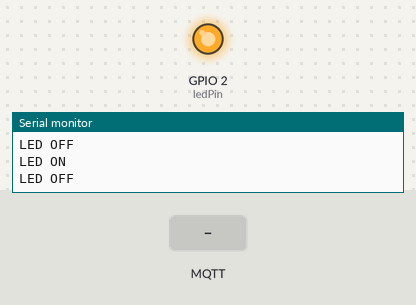
A sketch run on a simulated ESP8266 (NodeMCU). Parts: output pins drawn as LEDs (lit = HIGH), the last lines printed to the serial monitor. The test bench sets the inputs (shaded band). WiFi joins after 1.5 s; servers stay silent unless stated; no MQTT or app messages arrive unless stated.

Above: at 10.4 s.
10.5 s: MQTT message "eoghan123" arrives on the second subscribed topic
At 11.7 s:
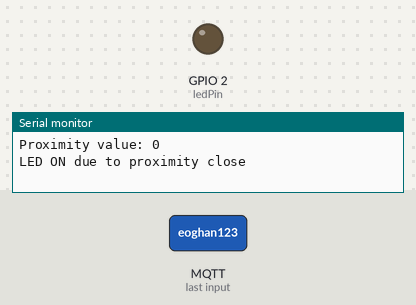
12.0 s: MQTT message "90" arrives on the first subscribed topic
At 12.8 s:
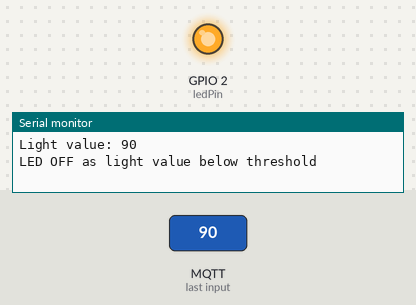
Timing chart, 0 to 14.5 s (numbered marks = the images above; inputs shaded):
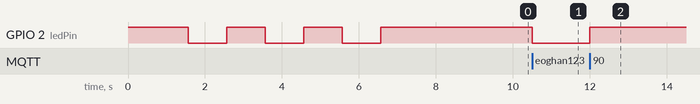

Measured:
- after the input at 10.5 s, GPIO 2 (ledPin): HIGH → LOW at once
- after the input at 12.0 s, GPIO 2 (ledPin): LOW → HIGH at once
- by itself, GPIO 2 (ledPin): alternates HIGH for 1.0 s and LOW for 1.0 s, 6 changes in all, then stays HIGH

The sketch:

esp_mqtt.ino
```cpp
#include <Arduino.h>
#include <ESP8266WiFi.h>  // Include this for ESP8266
// #include <WiFi.h>       // Include this for ESP32
#include <PubSubClient.h>

// WiFi credentials
const char *ssid = "Tenda_6B8D00";
// const char *password = "eoghan123";

// MQTT Broker settings
const char* mqtt_server = "930094acb7da4acfbf5761b3ac2c7c90.s1.eu.hivemq.cloud";
const int mqtt_port = 8883;
const char* mqtt_user = "";
const char* mqtt_password = "";

// MQTT Topics
const char* light_topic = "a00287845/device/android/sensors/light";
const char* proximity_topic = "a00287845/device/android/sensors/proximity";

WiFiClient espClient;
PubSubClient client(espClient);

const int ledPin = LED_BUILTIN;  // Use built-in LED pin

void setup_wifi() {
  delay(10);
  Serial.println();
  Serial.print("Connecting to WiFi SSID: ");
  Serial.println(ssid);

  WiFi.begin(ssid);

  while (WiFi.status() != WL_CONNECTED) {
    delay(500);
    Serial.print(".");
  }

  Serial.println("\nWiFi connected");
  Serial.print("IP address: ");
  Serial.println(WiFi.localIP());
}

void blinkLED(int count, int duration) {
  for (int i = 0; i < count; i++) {
    digitalWrite(ledPin, LOW);  // Turn on LED (active low)
    Serial.println("LED ON");
    delay(duration);
    digitalWrite(ledPin, HIGH); // Turn off LED
    Serial.println("LED OFF");
    delay(duration);
  }
}

void reconnect() {
  while (!client.connected()) {
    Serial.println("Attempting MQTT connection...");
    // Attempt to connect
    if (client.connect("ArduinoClient", mqtt_user, mqtt_password)) {
      Serial.println("Connected to MQTT Broker!");
      client.subscribe(light_topic);
      client.subscribe(proximity_topic);
      Serial.println("Subscribed to topics:");
      Serial.println(light_topic);
      Serial.println(proximity_topic);
      blinkLED(3, 1000);  // Blink 3 times with 1000ms on and 1000ms off
    } else {
      Serial.print("Failed, rc=");
      Serial.print(client.state());
      Serial.println(" try again in 5 seconds");
      delay(5000);
    }
  }
}

void callback(char* topic, byte* payload, unsigned int length) {
  Serial.print("Message arrived [");
  Serial.print(topic);
  Serial.print("] ");

  String messageTemp;

  for (int i = 0; i < length; i++) {
    messageTemp += (char)payload[i];
  }
  Serial.print("Payload: ");
  Serial.println(messageTemp);

  if (String(topic) == light_topic) {
    int lightValue = messageTemp.toInt();
    Serial.print("Light value: ");
    Serial.println(lightValue);
    if (lightValue > 400) {  // Example threshold
      digitalWrite(ledPin, LOW);  // Turn on LED (active low)
      Serial.println("LED ON due to light value above threshold");
    } else {
      digitalWrite(ledPin, HIGH);  // Turn off LED
      Serial.println("LED OFF as light value below threshold");
    }
  } else if (String(topic) == proximity_topic) {
    int proximityValue = messageTemp.toInt();
    Serial.print("Proximity value: ");
    Serial.println(proximityValue);
    if (proximityValue < 5) {  // Example proximity near threshold
      digitalWrite(ledPin, LOW);  // Turn on LED (active low)
      Serial.println("LED ON due to proximity close");
    } else {
      digitalWrite(ledPin, HIGH);  // Turn off LED
      Serial.println("LED OFF as proximity not close");
    }
  }
}

void setup() {
  pinMode(ledPin, OUTPUT);
  digitalWrite(ledPin, HIGH); // Turn off LED initially (active low)

  Serial.begin(115200);
  setup_wifi();
  client.setServer(mqtt_server, mqtt_port);
  client.setCallback(callback);
}

void loop() {
  if (!client.connected()) {
    reconnect();
  }
  client.loop();
}
```
